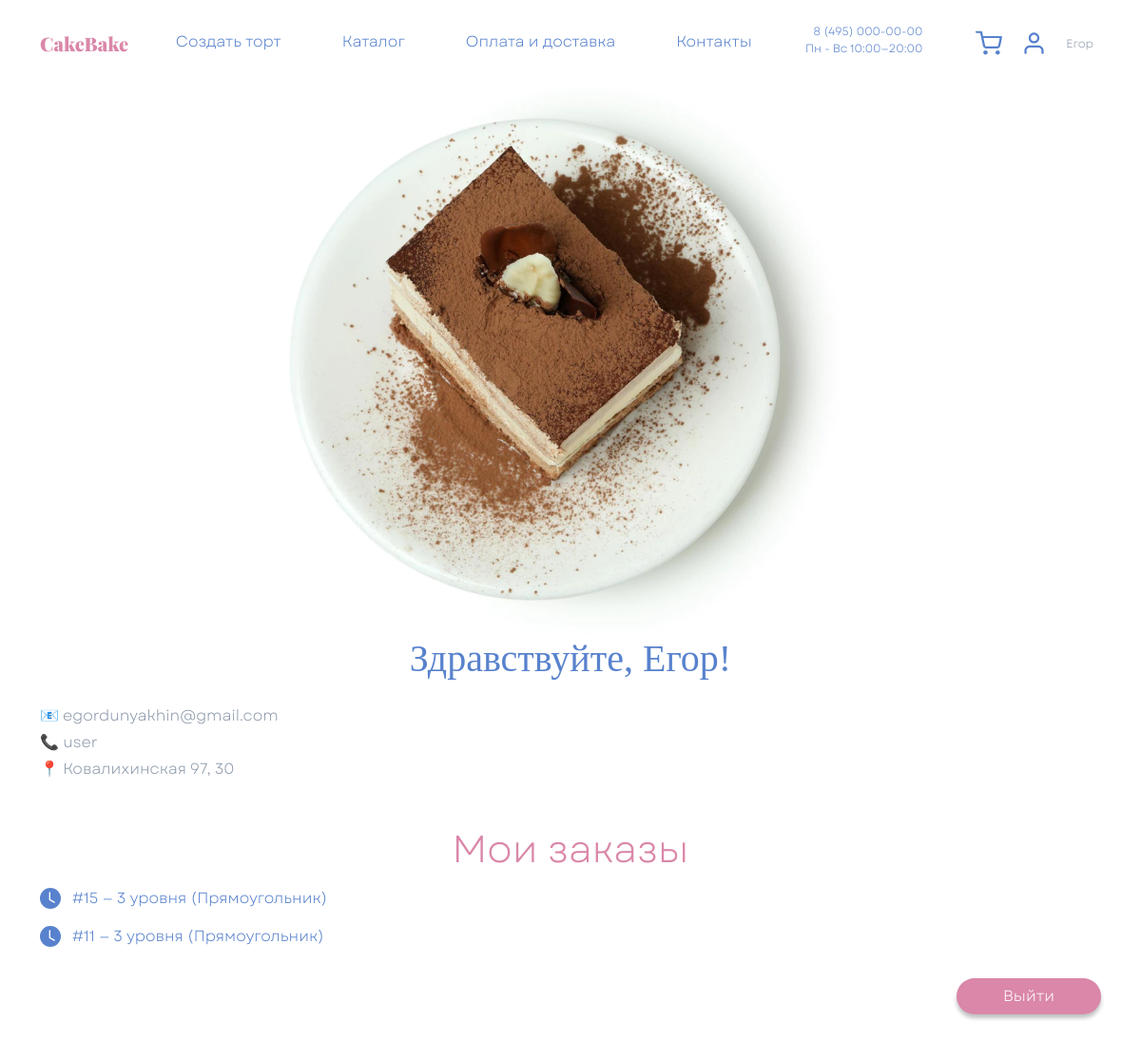
Page /accounts/lk/orders/ (signed in) on the committed database.
### accounts/models.py (models this page shows, shortened)
class Profile(models.Model):
    user = models.OneToOneField(
        User,
        on_delete=models.CASCADE,
        null=True,
        blank=True,
        related_name='profile'
    )
    phone = models.CharField(
        max_length=20,
        unique=True,
        null=True,
        blank=True
    )
    address = models.CharField(
        max_length=255,
        blank=True,
        default='',
        verbose_name="Адрес доставки"
    )
    telegram_chat_id = models.CharField(
        max_length=50,
        blank=True,
        null=True,
        verbose_name='Telegram Chat ID'
    )

### orders/models.py (models this page shows, shortened)
class Order(models.Model):
    class Status(models.TextChoices):
        NEW = "new", "Новый"
        ACCEPTED = "accepted", "Принят"
        IN_PROGRESS = "in_progress", "Готовится"
        DELIVERING = "delivering", "В доставке"
        COMPLETED = "completed", "Выполнен"
        CANCELLED = "cancelled", "Отменён"
    PAYMENT_STATUS_LABELS = {
        "": "Оплата не начата",
        "pending": "Ожидает оплату",
        "waiting_for_capture": "Оплата подтверждается",
        "succeeded": "Оплата получена",
        "canceled": "Оплата отменена",
    }
    customer = models.ForeignKey(
        settings.AUTH_USER_MODEL,
        on_delete=models.SET_NULL,
        null=True,
        blank=True,
        verbose_name="Пользователь",
    )
    promo_code = models.ForeignKey(
        PromoCode,
        on_delete=models.SET_NULL,
        null=True,
        blank=True,
        related_name="orders",
        verbose_name="Промокод",
    )
    catalog_cake = models.ForeignKey(
        CatalogCake,
        on_delete=models.PROTECT,
        null=True,
        blank=True,
        related_name="orders",
        verbose_name="Торт из каталога",
    )
    level = models.ForeignKey(
        CakeOption,
        on_delete=models.PROTECT,
        related_name="level_orders",
        limit_choices_to={"kind": CakeOption.Kind.LEVEL},
        null=True,
        blank=True,
        verbose_name="Количество уровней",
    )
    shape = models.ForeignKey(
        CakeOption,
        on_delete=models.PROTECT,
        related_name="shape_orders",
        limit_choices_to={"kind": CakeOption.Kind.SHAPE},
        null=True,
        blank=True,
        verbose_name="Форма",
    )
    topping = models.ForeignKey(
        CakeOption,
        on_delete=models.PROTECT,
        related_name="topping_orders",
        limit_choices_to={"kind": CakeOption.Kind.TOPPING},
        null=True,
        blank=True,
        verbose_name="Топпинг",
    )
    berry = models.ForeignKey(
        CakeOption,
        on_delete=models.PROTECT,
        related_name="berry_orders",
        limit_choices_to={"kind": CakeOption.Kind.BERRY},
        null=True,
        blank=True,
        verbose_name="Ягоды",
    )
    decor = models.ForeignKey(
        CakeOption,
        on_delete=models.PROTECT,
        related_name="decor_orders",
        limit_choices_to={"kind": CakeOption.Kind.DECOR},
        null=True,
        blank=True,
        verbose_name="Декор",
    )
    customer_name = models.CharField(
        max_length=100,
        verbose_name="Имя клиента",
    )
    customer_phone = models.CharField(
        max_length=20,
        verbose_name="Телефон",
    )
    customer_email = models.EmailField(
        verbose_name="Email",
    )
    delivery_address = models.CharField(
        max_length=255,
        verbose_name="Адрес доставки",
    )
    delivery_date = models.DateField(
        verbose_name="Дата доставки",
    )
    delivery_time = models.TimeField(
        verbose_name="Время доставки",
    )
    delivery_eta = models.CharField(
        max_length=120,
        blank=True,
        verbose_name="Интервал доставки",
    )
    inscription = models.CharField(
        max_length=200,
        blank=True,
        verbose_name="Надпись",
    )
    order_comment = models.TextField(
        blank=True,
        verbose_name="Комментарий к заказу",
    )
    delivery_comment = models.TextField(
        blank=True,
        verbose_name="Комментарий для курьера",
    )
    utm_source = models.CharField(
        max_length=100,
        blank=True,
        verbose_name="UTM source",
    )
    utm_medium = models.CharField(
        max_length=100,
        blank=True,
        verbose_name="UTM medium",
    )
    utm_campaign = models.CharField(
        max_length=150,
        blank=True,
        verbose_name="UTM campaign",
    )
    utm_content = models.CharField(
        max_length=150,
        blank=True,
        verbose_name="UTM content",
    )
    utm_term = models.CharField(
        max_length=150,
        blank=True,
        verbose_name="UTM term",
    )
    referrer = models.URLField(
        blank=True,
        verbose_name="Источник перехода",
    )
    landing_path = models.CharField(
        max_length=255,
        blank=True,
        verbose_name="Страница входа",
    )
    personal_data_consent = models.BooleanField(
        default=False,
        verbose_name="Согласие на обработку ПД",
    )
    options_total = models.PositiveIntegerField(
        default=0,
        verbose_name="Стоимость опций",
    )
    inscription_price = models.PositiveIntegerField(
        default=0,
        verbose_name="Стоимость надписи",
    )
    rush_fee = models.PositiveIntegerField(
        default=0,
        verbose_name="Наценка за срочность",
    )
    discount_amount = models.PositiveIntegerField(
        default=0,
        verbose_name="Сумма скидки",
    )
    total_price = models.PositiveIntegerField(
        default=0,
        verbose_name="Итоговая стоимость",
    )
    status = models.CharField(
        max_length=20,
        choices=Status.choices,
        default=Status.NEW,
        verbose_name="Статус",
    )
    payment_id = models.CharField(
        max_length=100,
        blank=True,
        null=True,
        verbose_name="ID платежа в YooKassa",
    )
    payment_status = models.CharField(
        max_length=50,
        blank=True,
        default="",
        verbose_name="Статус оплаты YooKassa",
    )
    is_paid = models.BooleanField(
        default=False,
        verbose_name="Оплачено",
    )
    paid_at = models.DateTimeField(
        blank=True,
        null=True,
        verbose_name="Дата оплаты",
    )
    confirmation_url = models.URLField(
        blank=True,
        null=True,
        verbose_name="Ссылка на оплату",
    )
    customer_complaint = models.TextField(
        blank=True,
        verbose_name="Жалоба клиента",
    )
    complaint_created_at = models.DateTimeField(
        blank=True,
        null=True,
        verbose_name="Жалоба создана",
    )
    created_at = models.DateTimeField(
        auto_now_add=True,
        verbose_name="Создан",
    )
    updated_at = models.DateTimeField(
        auto_now=True,
        verbose_name="Обновлён",
    )
    class Meta:
        verbose_name = "Заказ"
        verbose_name_plural = "Заказы"
        ordering = ("-created_at",)
    def status_text(self):
        return self.get_status_display()
    def payment_status_text(self):
        return self.PAYMENT_STATUS_LABELS.get(
            self.payment_status,
            "Статус оплаты уточняется",
        )
    def delivery_eta_text(self):
        if self.delivery_eta:
            return self.delivery_eta
        if isinstance(self.delivery_date, str):
            delivery_date_value = date.fromisoformat(self.delivery_date)
        else:
            delivery_date_value = self.delivery_date
        if isinstance(self.delivery_time, str):
            delivery_time_value = time.fromisoformat(self.delivery_time)
        else:
            delivery_time_value = self.delivery_time
        if hasattr(delivery_date_value, "strftime"):
            delivery_date = delivery_date_value.strftime("%d.%m.%Y")
        else:
            delivery_date = str(delivery_date_value)
        if hasattr(delivery_time_value, "strftime"):
            delivery_time = delivery_time_value.strftime("%H:%M")
        else:
            delivery_time = str(delivery_time_value)[:5]
        return f"{delivery_date} к {delivery_time}"
    def can_repeat(self):
        return bool(self.catalog_cake or (self.level and self.shape and self.topping))
    def can_complain(self):
        return not bool(self.customer_complaint)

### catalog/models.py (models this page shows, shortened)
class CakeOption(models.Model):
    class Kind(models.TextChoices):
        LEVEL = "level", "Количество уровней"
        SHAPE = "shape", "Форма"
        TOPPING = "topping", "Топпинг"
        BERRY = "berry", "Ягоды"
        DECOR = "decor", "Декор"
    kind = models.CharField(
        max_length=20,
        choices=Kind.choices,
        verbose_name="Тип опции",
    )
    name = models.CharField(
        max_length=100,
        verbose_name="Название",
    )
    price = models.PositiveIntegerField(
        verbose_name="Стоимость",
    )
    is_active = models.BooleanField(
        default=True,
        verbose_name="Активна",
    )
    sort_order = models.PositiveSmallIntegerField(
        default=0,
        verbose_name="Порядок сортировки",
    )
    class Meta:
        verbose_name = "Опция торта"
        verbose_name_plural = "Опции торта"
        ordering = ("kind", "sort_order", "id")
        constraints = [
            models.UniqueConstraint(
                fields=("kind", "name"),
                name="catalog_cakeoption_kind_name_unique",
            )
        ]

### accounts/views.py (the view)
# urls.py: path('lk/orders/', views.orders_view, name='lk_orders'),
@login_required
def orders_view(request):
    profile = get_user_profile(request.user)
    user_orders = Order.objects.filter(customer=request.user).order_by('-created_at')
    context = {
        'orders': user_orders,
        'profile': profile,
    }
    return render(request, 'lk-order.html', context)

### accounts/views.py (called while the page is built)
def get_user_profile(user):
    profile, _ = Profile.objects.get_or_create(
        user=user,
        defaults={"phone": user.username},
    )
    return profile

### core/context_processors.py (called while the page is built)
def project_settings(request):
    return {
        "jivosite_widget_id": settings.JIVOSITE_WIDGET_ID,
    }

### templates/lk-order.html (shortened to what this page needs)
{% extends 'base.html' %}
{% load static %}
{% block header %}
<nav class="navbar navbar-expand-xl navbar-light fixed-top bg-white py-4">
  <div class="container">
    <a class="navbar-brand" href="{% url 'core:index' %}">
      <img src="{% static 'img/Logo.svg' %}" alt="CakeBake">
    </a>
    <div class="collapse navbar-collapse justify-content-end" id="navbar">
      <ul class="navbar-nav">
        <li class="nav-item me-5">
          <a class="nav-link fw-lighter cake_blue" href="{% url 'core:index' %}#step3">Создать торт</a>
        </li>
        <li class="nav-item me-5">
          <a class="nav-link fw-lighter cake_blue" href="{% url 'core:index' %}#step2">Каталог</a>
        </li>
        <li class="nav-item me-5">
          <a class="nav-link fw-lighter cake_blue" href="{% url 'core:index' %}#step4">Оплата и доставка</a>
        </li>
        <li class="nav-item me-5">
          <a class="nav-link fw-lighter cake_blue" href="{% url 'core:index' %}#Contacts">Контакты</a>
        </li>
        <li class="nav-item d-block d-xl-flex flex-column align-items-end me-5">
          <small class="fw-lighter text-decoration-none fs_12 cake_blue">8 (495) 000-00-00</small>
          <small class="fw-lighter text-decoration-none fs_12 cake_blue">Пн - Вс 10:00—20:00</small>
        </li>
        <li class="nav-item d-flex align-items-center">
          <a class="nav-link fw-lighter me-1 cake_blue position-relative" href="{% url 'accounts:lk_orders' %}">
            <img src="{% static 'img/shopping-cart.svg' %}" alt="">
          </a>
          {% if user.is_authenticated %}
          <a class="nav-link fw-lighter me-1 cake_blue position-relative" href="{% url 'accounts:lk' %}">
            <img src="{% static 'img/user.svg' %}" alt="">
          </a>
          <a class="nav-link fw-lighter cake_grey fs_12" href="{% url 'accounts:lk' %}">
            {{ user.first_name|default:user.username }}
          </a>
          {% else %}
          <a class="nav-link fw-lighter me-1 cake_blue position-relative" href="#RegModal" data-bs-toggle="modal">
            <img src="{% static 'img/user.svg' %}" alt="">
            <span class="position-absolute translate-middle badge rounded-pill cake__bg_pink fs_8 d-none">1</span>
          </a>
          {% endif %}
        </li>
      </ul>
    </div>
  </div>
</nav>
{% endblock %}
{% block content %}
<div class="container mt-header mb-5">
  <div class="row mt-5">
    <div class="col-12 col-xxl-6 d-flex justify-content-center">
      <div><img src="{% static 'img/Cake2.png' %}" alt="Торт"></div>
    </div>
    <div class="col-12 col-xxl-6 d-flex flex-column justify-content-center align-items-center align-items-xxl-start">
      <h1 class="font_Gogh fs_40 cake_blue mb-4">
        Здравствуйте, {{ user.first_name|default:user.username }}!
      </h1>
      <div class="w-100 mb-4">
        {% if user.email %}
          <p class="cake_grey fs_14 mb-1">📧 {{ user.email }}</p>
        {% endif %}
        {% if profile.phone %}
          <p class="cake_grey fs_14 mb-1">📞 {{ profile.phone }}</p>
        {% endif %}
        {% if profile.address %}
          <p class="cake_grey fs_14">📍 {{ profile.address }}</p>
        {% endif %}
      </div>
      <h2 class="fs_40 cake_pink mt-2">Мои заказы</h2>
      {% if orders %}
        {% for order in orders %}
        <section class="my-2 w-100">
          <span class="cake_blue lk__order d-flex align-items-center" style="cursor: pointer;"
                data-bs-toggle="modal"
                data-bs-target="#OrderModal{{ order.pk }}">
            {% if order.status == 'completed' %}
                <svg xmlns="http://www.w3.org/2000/svg" width="22" height="22" fill="currentColor" class="bi bi-check-circle-fill text-success me-2" viewBox="0 0 16 16">
                <path d="M16 8A8 8 0 1 1 0 8a8 8 0 0 1 16 0zm-3.97-3.03a.75.75 0 0 0-1.08.022L7.477 9.417 5.384 7.323a.75.75 0 0 0-1.06 1.06L6.97 11.03a.75.75 0 0 0 1.079-.02l3.992-4.99a.75.75 0 0 0-.01-1.05z"/>
              </svg>
            {% else %}
                <svg xmlns="http://www.w3.org/2000/svg" width="22" height="22" fill="currentColor" class="bi bi-clock-fill me-2" viewBox="0 0 16 16">
                <path d="M16 8A8 8 0 1 1 0 8a8 8 0 0 1 16 0zM8 3.5a.5.5 0 0 0-1 0V9a.5.5 0 0 0 .252.434l3.5 2a.5.5 0 0 0 .496-.868L8 8.71V3.5z"/>
              </svg>
            {% endif %}
            <span class="ms-1 fs_14">
              #{{ order.pk }} &mdash;
              {% if order.catalog_cake %}
                {{ order.catalog_cake.name }}
              {% else %}
                {{ order.level.name }} ({{ order.shape.name }})
              {% endif %}
            </span>
          </span>
        </section>
        {% endfor %}
      {% endif %}
      <a href="{% url 'accounts:logout' %}" class="btn text-white rounded-pill align-self-end px-5 mt-4 shadow-none cake__button cake__bg_pink">
        Выйти
      </a>
    </div>
  </div>
</div>
{% endblock %}

### static/css/Style.css (style rules this page uses)
.font_Gogh { font-family: Gogh; }
html { height: 100%; }
* { font-family: Garet, serif; font-size: 16px; font-weight: normal; }
body { background-color: white; min-height: 100%; display: grid; grid-template-rows: auto 1fr auto; }
.mt-header { margin-top: calc(58px + 1.6rem); }
.cake_pink { color: #DA87A9 !important; }
.cake__bg_pink { background-color: #DA87A9 !important; }
.cake_blue { color: #5882CD !important; }
.cake_grey { color: #8C99AA !important; }
.cake__button { box-shadow: 0 4px 4px rgba(0, 0, 0, 0.25) !important; border-radius: 15px; }
.lk__order { cursor: pointer; }
.fs_12 { font-size: 12px; }
.fs_40 { font-size: 40px; }

### rows in the picture
Profile: phone "user", address "Ковалихинская 97, 30"
Order: pk "15", level.name "3 уровня", shape.name "Прямоугольник"
Order: pk "11", level.name "3 уровня", shape.name "Прямоугольник"

### other values in the picture
{{ user.first_name|default:user.username }} "Егор"
{{ user.email }} "egordunyakhin@gmail.com"
